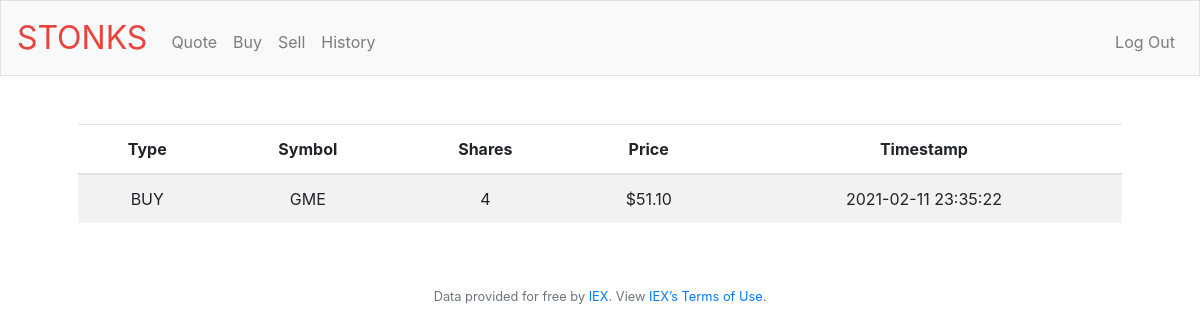
The app's page /history (signed in) with its own data.
### tables this page shows
CREATE TABLE 'transactions' (
    id INTEGER PRIMARY KEY,
    user_id INTEGER NOT NULL,
    transaction_type TEXT NOT NULL,
    symbol TEXT NOT NULL,
    shares INTEGER NOT NULL,'price' NUMERIC NOT NULL,
    timestamp TEXT NOT NULL,
    FOREIGN KEY(user_id) REFERENCES users(id)
);

### application.py (the view)
@app.route("/history")
@login_required
def history():
    transactions = db.execute("SELECT * FROM transactions WHERE user_id = ?", session["user_id"])
    return render_template("history.html", transactions=transactions)

### application.py (called while the page is built)
@app.after_request
def after_request(response):
    response.headers["Cache-Control"] = "no-cache, no-store, must-revalidate"
    response.headers["Expires"] = 0
    response.headers["Pragma"] = "no-cache"
    return response

### helpers.py (called while the page is built)
def login_required(f):
    @wraps(f)
    def decorated_function(*args, **kwargs):
        if session.get("user_id") is None:
            return redirect("/login")
        return f(*args, **kwargs)
    return decorated_function

def usd(value):
    return f"${value:,.2f}"

### templates/history.html (shortened to what this page needs)
{% extends "layout.html" %}
{% block main %}
    <table class="table table-striped">
        <thead>
            <th scope="col">Type</th>
            <th scope="col">Symbol</th>
            <th scope="col">Shares</th>
            <th scope="col">Price</th>
            <th scope="col">Timestamp</th>
        </thead>
        <tbody>
            {% for row in transactions %}
                <tr scope="row">
                    <td>{{ row["transaction_type"] }}</td>
                    <td>{{ row["symbol"] }}</td>
                    <td>{{ row["shares"] }}</td>
                    <td>{{ row["price"] | usd }}</td>
                    <td>{{ row["timestamp"] }}</td>
                </tr>
            {% endfor %}
        </tbody>
    </table>
{% endblock %}

### records on screen
transactions: transaction_type "BUY", symbol "GME", shares "4", price "$51.10", timestamp "2021-02-11 23:35:22"
